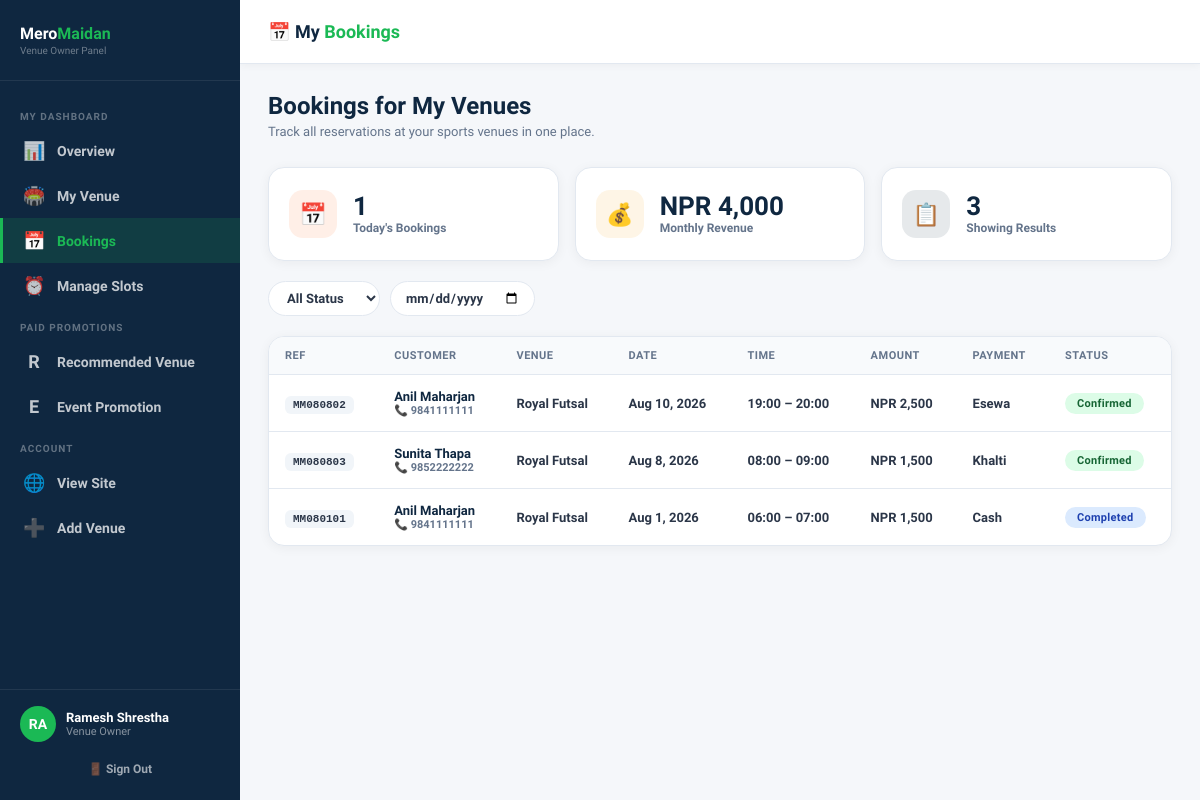
Page /owner/bookings.php (signed in) on the earlier database version.
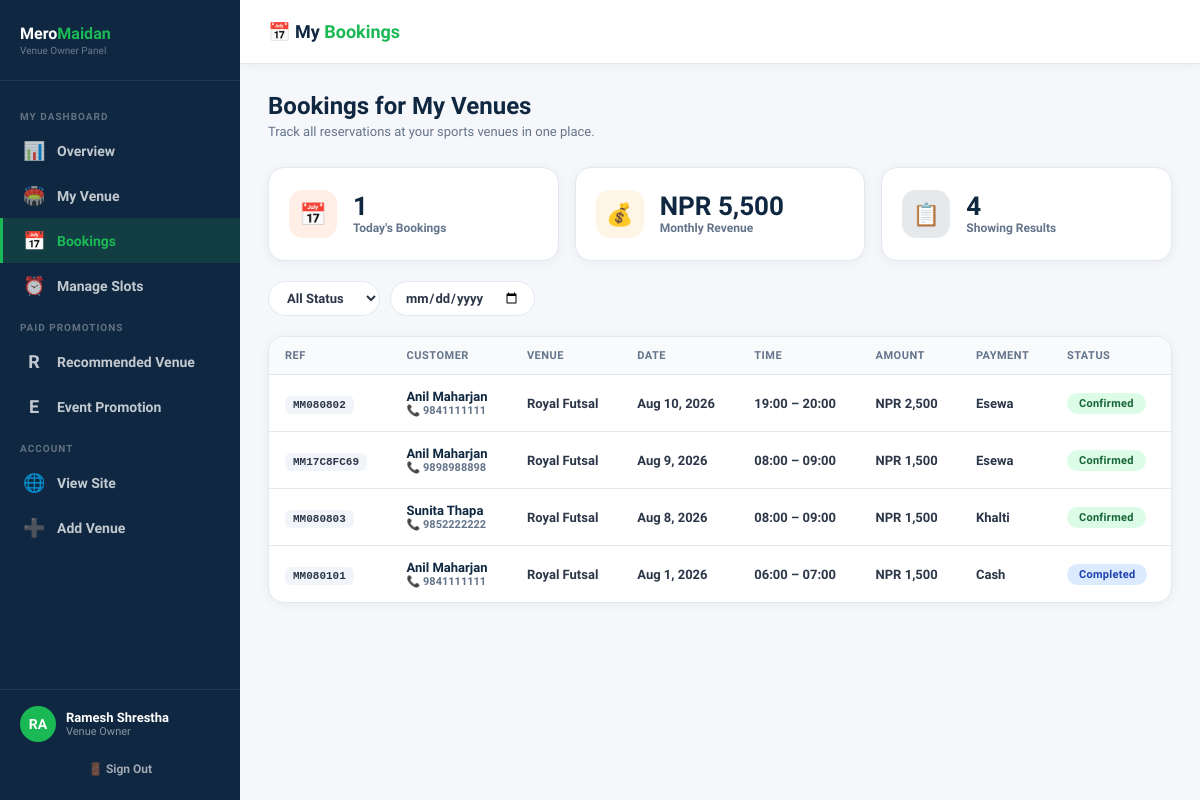
Same page on the later database version.
### tables this page shows
CREATE TABLE `bookings` (
  `id` int(11) NOT NULL AUTO_INCREMENT,
  `venue_id` int(11) NOT NULL,
  `player_id` int(11) DEFAULT NULL,
  `customer_name` varchar(200) NOT NULL,
  `customer_phone` varchar(20) NOT NULL,
  `customer_email` varchar(200) DEFAULT NULL,
  `booking_date` date NOT NULL,
  `start_time` time NOT NULL,
  `end_time` time NOT NULL,
  `base_price` decimal(10,2) DEFAULT NULL,
  `coupon_id` bigint(20) DEFAULT NULL,
  `coupon_code` varchar(50) DEFAULT NULL,
  `discount_amount` decimal(10,2) NOT NULL DEFAULT 0.00,
  `fees_amount` decimal(10,2) NOT NULL DEFAULT 0.00,
  `tax_amount` decimal(10,2) NOT NULL DEFAULT 0.00,
  `total_price` decimal(10,2) NOT NULL,
  `status` enum('pending','confirmed','cancelled','completed','checked_in','in_progress','no_show') DEFAULT 'confirmed',
  `payment_method` enum('cash','esewa','khalti','card') DEFAULT 'cash',
  `notes` text DEFAULT NULL,
  `booking_ref` varchar(20) DEFAULT NULL,
  `created_at` timestamp NOT NULL DEFAULT current_timestamp(),
  PRIMARY KEY (`id`),
  UNIQUE KEY `booking_ref` (`booking_ref`),
  KEY `venue_id` (`venue_id`),
  KEY `player_id` (`player_id`),
  CONSTRAINT `bookings_ibfk_1` FOREIGN KEY (`venue_id`) REFERENCES `venues` (`id`) ON DELETE CASCADE,
  CONSTRAINT `bookings_ibfk_2` FOREIGN KEY (`player_id`) REFERENCES `players` (`id`) ON DELETE SET NULL
);

CREATE TABLE `venues` (
  `id` int(11) NOT NULL AUTO_INCREMENT,
  `owner_id` int(11) DEFAULT NULL,
  `name` varchar(200) NOT NULL,
  `slug` varchar(200) NOT NULL,
  `sport_type` enum('Football','Futsal','Cricket','Cricsal','Multi-Sport') NOT NULL DEFAULT 'Futsal',
  `address` text NOT NULL,
  `city` varchar(100) NOT NULL DEFAULT 'Kathmandu',
  `district` varchar(100) NOT NULL DEFAULT 'Kathmandu',
  `lat` decimal(10,8) DEFAULT NULL,
  `lng` decimal(11,8) DEFAULT NULL,
  `description` text DEFAULT NULL,
  `amenities` longtext DEFAULT NULL CHECK (json_valid(`amenities`)),
  `images` longtext DEFAULT NULL CHECK (json_valid(`images`)),
  `cover_image` varchar(500) DEFAULT NULL,
  `open_time` time DEFAULT '06:00:00',
  `close_time` time DEFAULT '22:00:00',
  `price_per_hour` decimal(10,2) NOT NULL DEFAULT 1000.00,
  `capacity` varchar(50) DEFAULT '5-a-side',
  `status` enum('pending','active','suspended') DEFAULT 'pending',
  `created_at` timestamp NOT NULL DEFAULT current_timestamp(),
  PRIMARY KEY (`id`),
  UNIQUE KEY `slug` (`slug`),
  KEY `owner_id` (`owner_id`),
  CONSTRAINT `venues_ibfk_1` FOREIGN KEY (`owner_id`) REFERENCES `venue_owners` (`id`) ON DELETE SET NULL
);

### owner/bookings.php (the view, shortened to what the changed rows need)
<?php
$db = getDB();
$ownerId = $_SESSION['owner_id'];
$stmt = $db->prepare("SELECT * FROM venues WHERE owner_id=:oid ORDER BY created_at DESC");
$stmt->execute([':oid'=>$ownerId]);
$myVenues = $stmt->fetchAll();
$venueIds = array_column($myVenues,'id');
$bookings = [];
if(!empty($venueIds)){
    $inList = implode(',', array_map('intval',$venueIds));
    $sql = "SELECT b.*, v.name as venue_name FROM bookings b JOIN venues v ON b.venue_id=v.id WHERE b.venue_id IN ($inList)";
    $params = [];
    $sql .= " ORDER BY b.booking_date DESC, b.start_time ASC LIMIT 100";
    $stmt = $db->prepare($sql);
    $stmt->execute($params);
    $bookings = $stmt->fetchAll();
}
$monthRev    = 0;
if(!empty($venueIds)){
    $inList = implode(',', array_map('intval',$venueIds));
    $monthRev   = $db->query("SELECT COALESCE(SUM(total_price),0) FROM bookings WHERE venue_id IN ($inList) AND MONTH(booking_date)=MONTH(CURDATE()) AND status='confirmed'")->fetchColumn();
}
?>
<!DOCTYPE html>
<html lang="en">
<head>
  <link rel="stylesheet" href="../assets/css/admin.css">
</head>
<body>
<div class="admin-layout">
  <main class="admin-main">
    <div class="admin-content">
      <div class="page-header">
        <h1>Bookings for My Venues</h1>
      </div>
      <div class="stats-row" style="grid-template-columns:repeat(3,1fr);margin-bottom:20px;">
        <div class="stat-card"><div class="stat-icon-wrap amber">💰</div><div><div class="stat-num">NPR <?=number_format($monthRev)?></div><div class="stat-label">Monthly Revenue</div></div></div>
        <div class="stat-card"><div class="stat-icon-wrap navy">📋</div><div><div class="stat-num"><?=count($bookings)?></div><div class="stat-label">Showing Results</div></div></div>
      </div>
      <div class="data-card">
        <div style="overflow-x:auto;">
          <table class="data-table">
            <thead><tr><th>Ref</th><th>Customer</th><th>Venue</th><th>Date</th><th>Time</th><th>Amount</th><th>Payment</th><th>Status</th></tr></thead>
            <tbody>
            <?php foreach($bookings as $b): ?>
            <tr>
              <td><code style="font-size:11px;background:#f1f5f9;padding:3px 8px;border-radius:6px;font-weight:700;"><?=htmlspecialchars($b['booking_ref'])?></code></td>
              <td>
                <div style="font-weight:800;color:#0f2740;"><?=htmlspecialchars($b['customer_name'])?></div>
                <div style="font-size:11px;color:#64748b;">📞 <?=htmlspecialchars($b['customer_phone'])?></div>
              </td>
              <td><?=htmlspecialchars($b['venue_name'])?></td>
              <td><?=date('M j, Y',strtotime($b['booking_date']))?></td>
              <td><?=substr($b['start_time'],0,5)?> – <?=substr($b['end_time'],0,5)?></td>
              <td><strong>NPR <?=number_format($b['total_price'])?></strong></td>
              <td><?=ucfirst($b['payment_method'])?></td>
              <td><span class="badge <?=$b['status']?>"><?=ucfirst($b['status'])?></span></td>
            </tr>
            <?php endforeach;?>
            </tbody>
          </table>
        </div>
      </div>
    </div>
  </main>
</div>
</body>
</html>

Differences in the rows shown:
added bookings: booking_ref "MM17C8FC69", customer_name "Anil Maharjan", customer_phone "9898988898", venue.name "Royal Futsal", booking_date "Aug 9, 2026", start_time "08:00", end_time "09:00", total_price "1,500", payment_method "Esewa", status "Confirmed"
Other differences:
$monthRev: "4,000" → "5,500"
count($bookings): "3" → "4"
